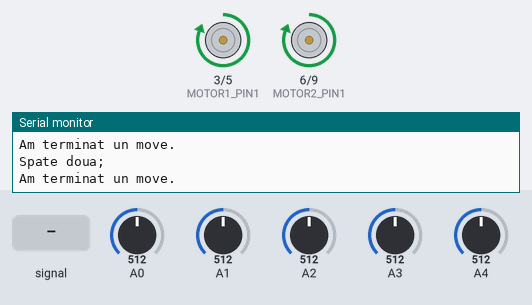
Bench run of a sketch on a simulated Arduino Uno, built with avr-gcc and run on an emulated ATmega328P. Shown: motor-driver pin pairs drawn as motors (green arrow = first pin HIGH = forward, orange = second pin HIGH = backward, longer = more drive), the last lines printed to the serial monitor. The inputs (shaded band) are chosen by the test bench; at power-on: A2 = 512, A0 = 512, A1 = 512, A3 = 512, A4 = 512. Random numbers use the default seed unless the sketch sets one.

Above: at 1.2 s.
1.3 s: A2 fed a 200 Hz sine of ±255 counts around its level
At 1.95 s:
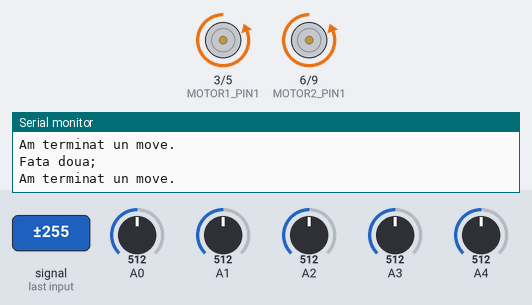
4.3 s: A2 set to 735
7.3 s: A2 set to 760
At 7.45 s:
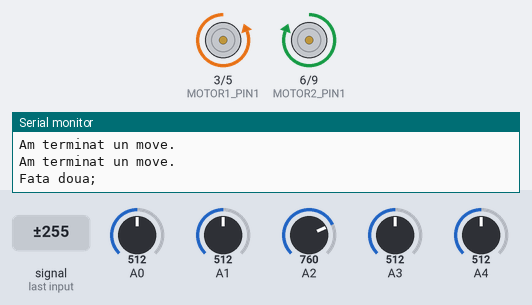
10.3 s: A0 set to 583
13.3 s: A0 set to 614
At 14.23 s:
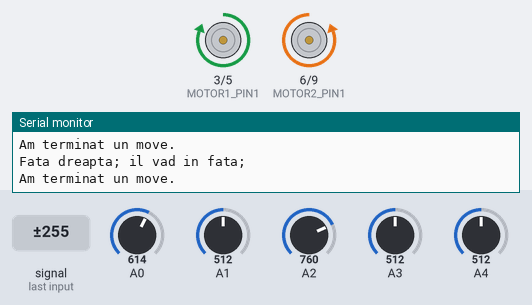
16.3 s: A1 set to 586
19.3 s: A1 set to 617
At 19.57 s:
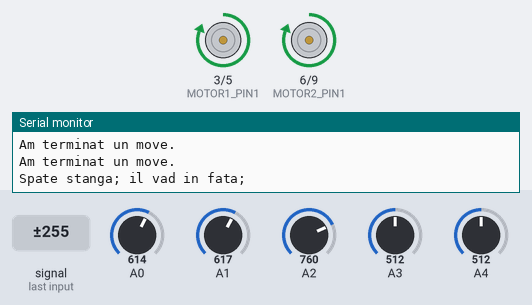
Timing chart, 0 to 23.3 s (numbered marks = the images above; inputs shaded):
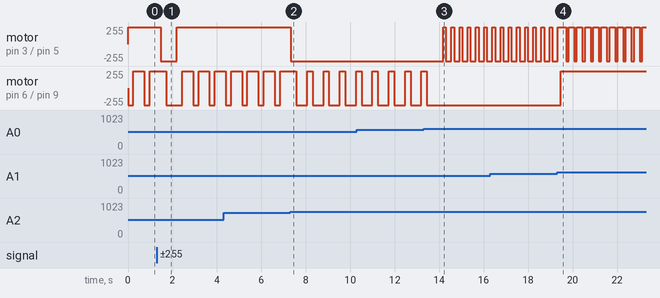

Measured:
- the behaviour switches between 749 and 750 on A2 (found by bisection; images 1 and 2)
- the behaviour switches between 599 and 600 on A0 (found by bisection; images 2 and 3)
- the behaviour switches between 599 and 600 on A1 (found by bisection; images 3 and 4)
- after the input at 1.3 s, motor on pin 3 (MOTOR1_PIN1) / pin 5 (MOTOR1_PIN2): forward 255/255 → backward 255/255 after 0.17 s, → forward 255/255 0.73 s later
- after the input at 7.3 s, motor on pin 3 (MOTOR1_PIN1) / pin 5 (MOTOR1_PIN2): forward 255/255 → backward 255/255 at once
- after the input at 13.3 s, motor on pin 3 (MOTOR1_PIN1) / pin 5 (MOTOR1_PIN2): alternates forward 255/255 for 0.12 s and backward 255/255 for 0.25 s, starting after 0.88 s
- after the input at 19.3 s, motor on pin 6 (MOTOR2_PIN1) / pin 9 (MOTOR2_PIN2): backward 255/255 → forward 255/255 after 0.16 s

The sketch:

octeta.ino
```cpp
// Motor constants.
int MOTOR1_PIN1 = 3;
int MOTOR1_PIN2 = 5;
int MOTOR2_PIN1 = 6;
int MOTOR2_PIN2 = 9;

// A move for our tiny robot.
struct movement {
	int mode; // Movement mode.
	int ticks; // Duration in ticks.
	int priority; // Priority (lower value = higher priority).
};

const int
	// Movement modes
	MOVE_MODE_FORWARD = 0,
	MOVE_MODE_LEFT = 1,
	MOVE_MODE_RIGHT = 2,
	MOVE_MODE_BACKWARD = 3,
	MOVE_MODE_STOP = 4,
	MOVE_MODE_SEEK_AND_DESTROY = 5,	// Rotate until you find an object, then move toward it.

	// Constants that can be tweaked.
	COLOR_THRESHOLD_FRONT = 600, // Maximum value for white on front sensors.
	COLOR_THRESHOLD_BACK = 750, // Maximum value for white on back sensors.
	DIST_THRESHOLD = 300, // Minimum distance for detecting an object.
	NORMAL_SPEED = 255, // Movement speed.
	ROTATE_TICKS = 200, // How many ticks in a rotation.
	DISTANCE_M = 1; // Distance multiplier.

// The queue of moves.
movement m[10];

int
	moves = 0, // Number of moves.
	ticksNoMoves = 0, // How many ticks have elapsed since we haven't made any move.
	ticksSeekAndDestroyCooldown = 0; // How many ticks are left until we can go into seek and destroy mode.

// Instead of directly using the value from the distance sensor, we'll use the mean of the previous 10 values, in order to eliminate noise.
const int DIST_NR = 10;
int
	lastDist[DIST_NR], // Previous values.
	lastDistCount = 0; // Number of previous values.

// Get the current movement priority.
int getCurPriority() {
	if (moves == 0) {
		return 9999;
	}
	return m[0].priority;
}

void setup() {
	pinMode(MOTOR1_PIN1, OUTPUT);
	pinMode(MOTOR1_PIN2, OUTPUT);
	pinMode(MOTOR2_PIN1, OUTPUT);
	pinMode(MOTOR2_PIN2, OUTPUT);

	Serial.begin(9600);

	// Use the value from the first sensor as a seed.
	randomSeed(analogRead(0));
}

// Add a new move. If there already are moves with lower priorities, delete them.
void addMove(int mode, int ticks, int priority) {
	while (
		moves > 0 &&
		m[moves - 1].priority > priority
	) {
		moves--;
	}

	m[moves].mode = mode;
	m[moves].ticks = ticks;
	m[moves].priority = priority;
	moves++;
}

void loop() {
	int
		S_FL = analogRead(0), // Color senzor; Front left.
		S_FR = analogRead(1), // Front right.
		S_BL = analogRead(3), // Back left.
		S_BR = analogRead(2), // Back right.
		S_DIST = analogRead(4); // Distance sensor.

	// Delete the last value and add the current one.
	int dist = 0;
	for (int i = DIST_NR - 1; i > 0; i--) {
		lastDist[i] = lastDist[i - 1];
		dist += lastDist[i];
	}
	lastDist[0] = S_DIST;
	dist += lastDist[0];
	dist /= DIST_NR; // The computed distance (mean of previous 10 values).

	// If there aren't 10 values yet, just use the current one directly from the sensor.
	if (lastDistCount < DIST_NR) {
		lastDistCount++;
		dist = S_DIST;
	}

	// Is there an object in front of us?
	bool objectDetected = dist > DIST_THRESHOLD;

	// Lower the cooldown.
	if (ticksSeekAndDestroyCooldown > 0) {
		ticksSeekAndDestroyCooldown--;
	}

	// Moves for two sensors.
	if (getCurPriority() > 2) {
		if (
			S_BL < COLOR_THRESHOLD_BACK &&
			S_BR < COLOR_THRESHOLD_BACK
		) {
			addMove(MOVE_MODE_FORWARD, ROTATE_TICKS * 4 * DISTANCE_M, 2);
			addMove(MOVE_MODE_RIGHT, ROTATE_TICKS * 2, 2);
			Serial.println("Spate doua;");
		}
		else if (
			S_FL < COLOR_THRESHOLD_FRONT &&
			S_FR < COLOR_THRESHOLD_FRONT
		) {
			addMove(MOVE_MODE_BACKWARD, ROTATE_TICKS * 4 * DISTANCE_M, 2);
			addMove(MOVE_MODE_LEFT, ROTATE_TICKS * 2, 2);
			Serial.println("Fata doua;");
		}
		else if (
			S_FL < COLOR_THRESHOLD_FRONT &&
			S_BL < COLOR_THRESHOLD_BACK
		) {
			addMove(MOVE_MODE_RIGHT, ROTATE_TICKS, 2);
			addMove(MOVE_MODE_FORWARD, ROTATE_TICKS * 4 * DISTANCE_M, 2);
			Serial.println("Stanga doua;");
		}
		else if (
			S_FR < COLOR_THRESHOLD_FRONT &&
			S_BR < COLOR_THRESHOLD_BACK
		) {
			addMove(MOVE_MODE_LEFT, ROTATE_TICKS, 2);
			addMove(MOVE_MODE_FORWARD, ROTATE_TICKS * 4 * DISTANCE_M, 2);
			Serial.println("Dreapta doua;");
		}
	}

	// Moves for a single sensor.
	if (getCurPriority() > 5) {
		if (S_FL < COLOR_THRESHOLD_FRONT) {
			if (dist > DIST_THRESHOLD) {
				addMove(MOVE_MODE_LEFT, ROTATE_TICKS, 5);
				addMove(MOVE_MODE_BACKWARD, ROTATE_TICKS * 2 * DISTANCE_M, 5);
				Serial.println("Fata stanga; il vad in fata;");
			}
			else {
				addMove(MOVE_MODE_BACKWARD, ROTATE_TICKS * 2 * DISTANCE_M, 5);
				addMove(MOVE_MODE_RIGHT, ROTATE_TICKS, 5);
				Serial.println("Fata stanga;");
			}
		}
		else if (S_FR < COLOR_THRESHOLD_FRONT) {
			if (dist > DIST_THRESHOLD) {
				addMove(MOVE_MODE_RIGHT, ROTATE_TICKS, 5);
				addMove(MOVE_MODE_BACKWARD, ROTATE_TICKS * 2 * DISTANCE_M, 5);
				Serial.println("Fata dreapta; il vad in fata;");
			}
			else {
				addMove(MOVE_MODE_BACKWARD, ROTATE_TICKS * 2, 5);
				addMove(MOVE_MODE_LEFT, ROTATE_TICKS, 5);
				Serial.println("Fata dreapta;");
			}
		}
		else if (S_BL < COLOR_THRESHOLD_BACK) {
			if (dist > DIST_THRESHOLD) {
				addMove(MOVE_MODE_LEFT, ROTATE_TICKS, 5);
				addMove(MOVE_MODE_FORWARD, ROTATE_TICKS * 2 * DISTANCE_M, 5);
				Serial.println("Spate stanga; il vad in fata;");
			}
			else {
				addMove(MOVE_MODE_RIGHT, ROTATE_TICKS, 5);
				addMove(MOVE_MODE_FORWARD, ROTATE_TICKS * 2 * DISTANCE_M, 5);
				Serial.println("Spate stanga;");
			}
		}
		else if (S_BR < COLOR_THRESHOLD_BACK) {
			if (dist > DIST_THRESHOLD) {
				addMove(MOVE_MODE_RIGHT, ROTATE_TICKS, 5);
				addMove(MOVE_MODE_FORWARD, ROTATE_TICKS * 2 * DISTANCE_M, 5);
				Serial.println("Spate dreapta; il vad in fata;");
			}
			else {
				addMove(MOVE_MODE_LEFT, ROTATE_TICKS, 5);
				addMove(MOVE_MODE_FORWARD,	ROTATE_TICKS * 2 * DISTANCE_M, 5);
				Serial.println("Spate dreapta;");
			}
		}
	}

	// Move!
	if (moves > 0) {
		if (getCurPriority() < 10) {
			ticksNoMoves = 0;
		}
		m[moves - 1].ticks--;

		switch(m[moves - 1].mode) {
			case MOVE_MODE_SEEK_AND_DESTROY:
				if (!objectDetected) {
					go(-NORMAL_SPEED, NORMAL_SPEED);
				}
				else {
					addMove(MOVE_MODE_FORWARD, ROTATE_TICKS * 16, 10);
				}
				break;

			case MOVE_MODE_FORWARD:
				go(NORMAL_SPEED, NORMAL_SPEED);
				break;

			case MOVE_MODE_LEFT:
				go(-NORMAL_SPEED, NORMAL_SPEED);
				break;

			case MOVE_MODE_RIGHT:
				go(NORMAL_SPEED, -NORMAL_SPEED);
				break;

			case MOVE_MODE_BACKWARD:
				go(-NORMAL_SPEED, -NORMAL_SPEED);
				break;

			case MOVE_MODE_STOP:
				go(0, 0);
				break;
		}

		// End the move, if the ticks reached zero.
		if (
			moves > 0 &&
			m[moves - 1].ticks == 0
		) {
			Serial.println("Am terminat un move.");
			moves--;
		}
	}
	else {
		ticksNoMoves++;

		// Too many ticks without a move? We might be head on with the enemy. Try moving back and forth a bit.
		/*
		if (ticksNoMoves > 6000) {
			addMove(MOVE_MODE_STOP, ROTATE_TICKS * 2, 7);
			addMove(MOVE_MODE_FORWARD, ROTATE_TICKS * 2, 7);
			addMove(MOVE_MODE_STOP, ROTATE_TICKS * 2, 7);
			addMove(MOVE_MODE_FORWARD, ROTATE_TICKS * 2, 7);
			addMove(MOVE_MODE_STOP, ROTATE_TICKS * 2, 7);
			addMove(MOVE_MODE_FORWARD, ROTATE_TICKS * 2, 7);
			addMove(MOVE_MODE_STOP, ROTATE_TICKS * 2, 7);
			addMove(MOVE_MODE_FORWARD, ROTATE_TICKS * 2, 7);
		}
		*/

		// Default move: go forth!
		go(NORMAL_SPEED, NORMAL_SPEED);

		// Maybe do a random rotation?
		int r = random(0, 8000);
		if (r == 0) {
			addMove(MOVE_MODE_LEFT, ROTATE_TICKS * 4, 12);
			Serial.println("Random stanga.");
		}
		else if (r == 1) {
			addMove(MOVE_MODE_RIGHT, ROTATE_TICKS * 4, 12);
			Serial.println("Random dreapta.");
		}
		else if (ticksSeekAndDestroyCooldown == 0) {
			// Or even better: seek and destroy.
			addMove(MOVE_MODE_SEEK_AND_DESTROY, ROTATE_TICKS * 16, 11);
			ticksSeekAndDestroyCooldown = 7000;
		}
	}
}

// Standard method for movement.
void go(int speedLeft, int speedRight) {
	if (speedLeft > 0) {
		analogWrite(MOTOR1_PIN1, speedLeft);
		analogWrite(MOTOR1_PIN2, 0);
	}
	else {
		analogWrite(MOTOR1_PIN1, 0);
		analogWrite(MOTOR1_PIN2, -speedLeft);
	}

	if (speedRight > 0) {
		analogWrite(MOTOR2_PIN1, speedRight);
		analogWrite(MOTOR2_PIN2, 0);
	}
	else {
		analogWrite(MOTOR2_PIN1, 0);
		analogWrite(MOTOR2_PIN2, -speedRight);
	}
}
```
